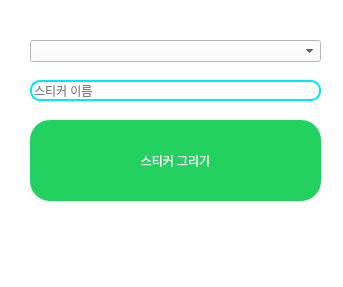
<?xml version="1.0" encoding="UTF-8"?>
<ui version="4.0">
 <class>Form</class>
 <widget class="QWidget" name="Form">
  <property name="geometry">
   <rect>
    <x>0</x>
    <y>0</y>
    <width>343</width>
    <height>287</height>
   </rect>
  </property>
  <property name="windowTitle">
   <string>Form</string>
  </property>
  <property name="styleSheet">
   <string notr="true">background-color:#ffffff;</string>
  </property>
  <widget class="QComboBox" name="comboBox">
   <property name="geometry">
    <rect>
     <x>30</x>
     <y>40</y>
     <width>291</width>
     <height>22</height>
    </rect>
   </property>
  </widget>
  <widget class="QLineEdit" name="lineEdit">
   <property name="geometry">
    <rect>
     <x>30</x>
     <y>80</y>
     <width>291</width>
     <height>21</height>
    </rect>
   </property>
   <property name="styleSheet">
    <string notr="true">border: 2px solid #00E6FF;
border-radius: 10px;</string>
   </property>
   <property name="placeholderText">
    <string>스티커 이름</string>
   </property>
  </widget>
  <widget class="QPushButton" name="pushButton">
   <property name="geometry">
    <rect>
     <x>30</x>
     <y>120</y>
     <width>291</width>
     <height>81</height>
    </rect>
   </property>
   <property name="styleSheet">
    <string notr="true">background-color: #23d160;
   border-color: transparent;
   color: #fff;
   border-radius: 20px;</string>
   </property>
   <property name="text">
    <string>스티커 그리기</string>
   </property>
  </widget>
 </widget>
 <resources/>
 <connections>
  <connection>
   <sender>pushButton</sender>
   <signal>clicked()</signal>
   <receiver>Form</receiver>
   <slot>draw_sticker()</slot>
   <hints>
    <hint type="sourcelabel">
     <x>183</x>
     <y>177</y>
    </hint>
    <hint type="destinationlabel">
     <x>156</x>
     <y>232</y>
    </hint>
   </hints>
  </connection>
 </connections>
 <slots>
  <slot>draw_sticker()</slot>
 </slots>
</ui>
